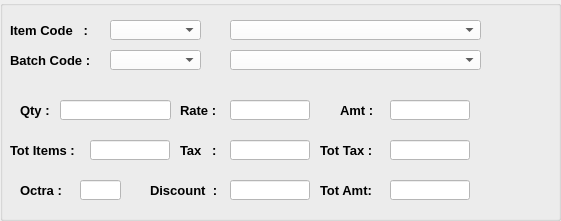
  <widget class="QGroupBox" name="groupBox_17">
   <property name="geometry">
    <rect>
     <x>10</x>
     <y>550</y>
     <width>561</width>
     <height>221</height>
    </rect>
   </property>
   <property name="styleSheet">
    <string notr="true">

QGroupBox
{
border:1px solid Black;
};

background-color: rgb(250, 210, 255);</string>
   </property>
   <property name="title">
    <string/>
   </property>
   <widget class="QLabel" name="Item_code_lbl">
    <property name="geometry">
     <rect>
      <x>10</x>
      <y>20</y>
      <width>91</width>
      <height>20</height>
     </rect>
    </property>
    <property name="font">
     <font>
      <pointsize>10</pointsize>
      <weight>75</weight>
      <bold>true</bold>
     </font>
    </property>
    <property name="text">
     <string>Item Code   :</string>
    </property>
   </widget>
   <widget class="QLabel" name="Batch_code_lbl">
    <property name="geometry">
     <rect>
      <x>10</x>
      <y>50</y>
      <width>81</width>
      <height>20</height>
     </rect>
    </property>
    <property name="font">
     <font>
      <pointsize>10</pointsize>
      <weight>75</weight>
      <bold>true</bold>
     </font>
    </property>
    <property name="text">
     <string>Batch Code :</string>
    </property>
   </widget>
   <widget class="QComboBox" name="Item_code_combo1">
    <property name="geometry">
     <rect>
      <x>110</x>
      <y>20</y>
      <width>91</width>
      <height>20</height>
     </rect>
    </property>
    <property name="font">
     <font>
      <pointsize>10</pointsize>
      <weight>75</weight>
      <bold>true</bold>
     </font>
    </property>
    <property name="styleSheet">
     <string notr="true">background-color: rgb(255, 255, 255);</string>
    </property>
   </widget>
   <widget class="QComboBox" name="Batch_code_combo1">
    <property name="geometry">
     <rect>
      <x>110</x>
      <y>50</y>
      <width>91</width>
      <height>20</height>
     </rect>
    </property>
    <property name="font">
     <font>
      <pointsize>10</pointsize>
      <weight>75</weight>
      <bold>true</bold>
     </font>
    </property>
    <property name="styleSheet">
     <string notr="true">background-color: rgb(255, 255, 255);</string>
    </property>
   </widget>
   <widget class="QComboBox" name="Item_code_combo2">
    <property name="geometry">
     <rect>
      <x>230</x>
      <y>20</y>
      <width>251</width>
      <height>20</height>
     </rect>
    </property>
    <property name="font">
     <font>
      <pointsize>10</pointsize>
      <weight>75</weight>
      <bold>true</bold>
     </font>
    </property>
    <property name="styleSheet">
     <string notr="true">background-color: rgb(255, 255, 255);</string>
    </property>
   </widget>
   <widget class="QComboBox" name="Batch_code_combo2">
    <property name="geometry">
     <rect>
      <x>230</x>
      <y>50</y>
      <width>251</width>
      <height>20</height>
     </rect>
    </property>
    <property name="font">
     <font>
      <pointsize>10</pointsize>
      <weight>75</weight>
      <bold>true</bold>
     </font>
    </property>
    <property name="styleSheet">
     <string notr="true">background-color: rgb(255, 255, 255);</string>
    </property>
   </widget>
   <widget class="QLabel" name="Qty_lbl">
    <property name="geometry">
     <rect>
      <x>20</x>
      <y>100</y>
      <width>31</width>
      <height>20</height>
     </rect>
    </property>
    <property name="font">
     <font>
      <pointsize>10</pointsize>
      <weight>75</weight>
      <bold>true</bold>
     </font>
    </property>
    <property name="text">
     <string>Qty :</string>
    </property>
   </widget>
   <widget class="QLineEdit" name="Qty_txt">
    <property name="geometry">
     <rect>
      <x>60</x>
      <y>100</y>
      <width>111</width>
      <height>20</height>
     </rect>
    </property>
    <property name="font">
     <font>
      <pointsize>10</pointsize>
     </font>
    </property>
    <property name="styleSheet">
     <string notr="true">background-color: rgb(255, 255, 255);</string>
    </property>
   </widget>
   <widget class="QLabel" name="Rate_lbl">
    <property name="geometry">
     <rect>
      <x>180</x>
      <y>100</y>
      <width>41</width>
      <height>20</height>
     </rect>
    </property>
    <property name="font">
     <font>
      <pointsize>10</pointsize>
      <weight>75</weight>
      <bold>true</bold>
     </font>
    </property>
    <property name="text">
     <string>Rate :</string>
    </property>
   </widget>
   <widget class="QLineEdit" name="Rate_txt">
    <property name="geometry">
     <rect>
      <x>230</x>
      <y>100</y>
      <width>80</width>
      <height>20</height>
     </rect>
    </property>
    <property name="font">
     <font>
      <pointsize>10</pointsize>
     </font>
    </property>
    <property name="styleSheet">
     <string notr="true">background-color: rgb(255, 255, 255);</string>
    </property>
   </widget>
   <widget class="QLabel" name="Amt_lbl">
    <property name="geometry">
     <rect>
      <x>340</x>
      <y>100</y>
      <width>41</width>
      <height>20</height>
     </rect>
    </property>
    <property name="font">
     <font>
      <pointsize>10</pointsize>
      <weight>75</weight>
      <bold>true</bold>
     </font>
    </property>
    <property name="text">
     <string>Amt :</string>
    </property>
   </widget>
   <widget class="QLineEdit" name="Amt_txt">
    <property name="geometry">
     <rect>
      <x>390</x>
      <y>100</y>
      <width>80</width>
      <height>20</height>
     </rect>
    </property>
    <property name="font">
     <font>
      <pointsize>10</pointsize>
     </font>
    </property>
    <property name="styleSheet">
     <string notr="true">background-color: rgb(255, 255, 255);</string>
    </property>
   </widget>
   <widget class="QLabel" name="Tot_items_lbl">
    <property name="geometry">
     <rect>
      <x>10</x>
      <y>140</y>
      <width>81</width>
      <height>20</height>
     </rect>
    </property>
    <property name="font">
     <font>
      <pointsize>10</pointsize>
      <weight>75</weight>
      <bold>true</bold>
     </font>
    </property>
    <property name="text">
     <string>Tot Items :</string>
    </property>
   </widget>
   <widget class="QLineEdit" name="Tot_Items_txt">
    <property name="geometry">
     <rect>
      <x>90</x>
      <y>140</y>
      <width>80</width>
      <height>20</height>
     </rect>
    </property>
    <property name="font">
     <font>
      <pointsize>10</pointsize>
     </font>
    </property>
    <property name="styleSheet">
     <string notr="true">background-color: rgb(255, 255, 255);</string>
    </property>
   </widget>
   <widget class="QLabel" name="Tax_lbl">
    <property name="geometry">
     <rect>
      <x>180</x>
      <y>140</y>
      <width>41</width>
      <height>20</height>
     </rect>
    </property>
    <property name="font">
     <font>
      <pointsize>10</pointsize>
      <weight>75</weight>
      <bold>true</bold>
     </font>
    </property>
    <property name="text">
     <string>Tax   :</string>
    </property>
   </widget>
   <widget class="QLineEdit" name="Tax_txt">
    <property name="geometry">
     <rect>
      <x>230</x>
      <y>140</y>
      <width>80</width>
      <height>20</height>
     </rect>
    </property>
    <property name="font">
     <font>
      <pointsize>10</pointsize>
     </font>
    </property>
    <property name="styleSheet">
     <string notr="true">background-color: rgb(255, 255, 255);</string>
    </property>
   </widget>
   <widget class="QLabel" name="Tot_tax_lbl">
    <property name="geometry">
     <rect>
      <x>320</x>
      <y>140</y>
      <width>61</width>
      <height>20</height>
     </rect>
    </property>
    <property name="font">
     <font>
      <pointsize>10</pointsize>
      <weight>75</weight>
      <bold>true</bold>
     </font>
    </property>
    <property name="text">
     <string>Tot Tax :</string>
    </property>
   </widget>
   <widget class="QLineEdit" name="Tot_Tax_txt">
    <property name="geometry">
     <rect>
      <x>390</x>
      <y>140</y>
      <width>80</width>
      <height>20</height>
     </rect>
    </property>
    <property name="font">
     <font>
      <pointsize>10</pointsize>
     </font>
    </property>
    <property name="styleSheet">
     <string notr="true">background-color: rgb(255, 255, 255);</string>
    </property>
   </widget>
   <widget class="QLabel" name="Octra_lbl">
    <property name="geometry">
     <rect>
      <x>20</x>
      <y>180</y>
      <width>51</width>
      <height>20</height>
     </rect>
    </property>
    <property name="font">
     <font>
      <pointsize>10</pointsize>
      <weight>75</weight>
      <bold>true</bold>
     </font>
    </property>
    <property name="text">
     <string>Octra :</string>
    </property>
   </widget>
   <widget class="QLineEdit" name="Octra_txt">
    <property name="geometry">
     <rect>
      <x>80</x>
      <y>180</y>
      <width>41</width>
      <height>20</height>
     </rect>
    </property>
    <property name="font">
     <font>
      <pointsize>10</pointsize>
     </font>
    </property>
    <property name="styleSheet">
     <string notr="true">background-color: rgb(255, 255, 255);</string>
    </property>
   </widget>
   <widget class="QLabel" name="Discount_lbl">
    <property name="geometry">
     <rect>
      <x>150</x>
      <y>180</y>
      <width>71</width>
      <height>20</height>
     </rect>
    </property>
    <property name="font">
     <font>
      <pointsize>10</pointsize>
      <weight>75</weight>
      <bold>true</bold>
     </font>
    </property>
    <property name="text">
     <string>Discount  :</string>
    </property>
   </widget>
   <widget class="QLineEdit" name="Discount_txt">
    <property name="geometry">
     <rect>
      <x>230</x>
      <y>180</y>
      <width>80</width>
      <height>20</height>
     </rect>
    </property>
    <property name="font">
     <font>
      <pointsize>10</pointsize>
     </font>
    </property>
    <property name="styleSheet">
     <string notr="true">background-color: rgb(255, 255, 255);</string>
    </property>
   </widget>
   <widget class="QLabel" name="Tot_Amt_lbl">
    <property name="geometry">
     <rect>
      <x>320</x>
      <y>180</y>
      <width>61</width>
      <height>20</height>
     </rect>
    </property>
    <property name="font">
     <font>
      <pointsize>10</pointsize>
      <weight>75</weight>
      <bold>true</bold>
     </font>
    </property>
    <property name="text">
     <string>Tot Amt:</string>
    </property>
   </widget>
   <widget class="QLineEdit" name="Tot_Amt_txt">
    <property name="geometry">
     <rect>
      <x>390</x>
      <y>180</y>
      <width>80</width>
      <height>20</height>
     </rect>
    </property>
    <property name="font">
     <font>
      <pointsize>10</pointsize>
     </font>
    </property>
    <property name="styleSheet">
     <string notr="true">background-color: rgb(255, 255, 255);</string>
    </property>
   </widget>
  </widget>
